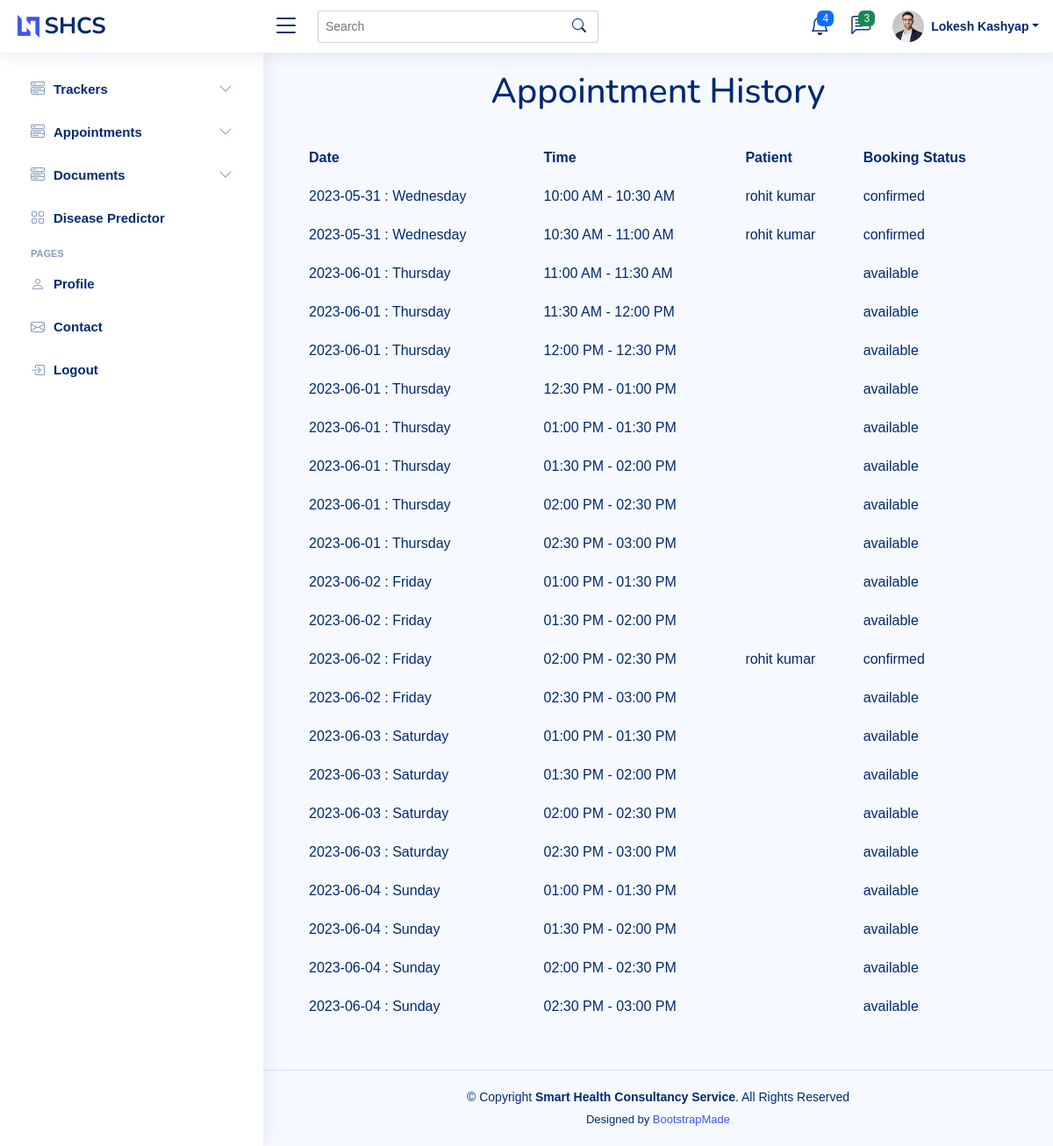
The app's page /check_status/ (signed in), older data.
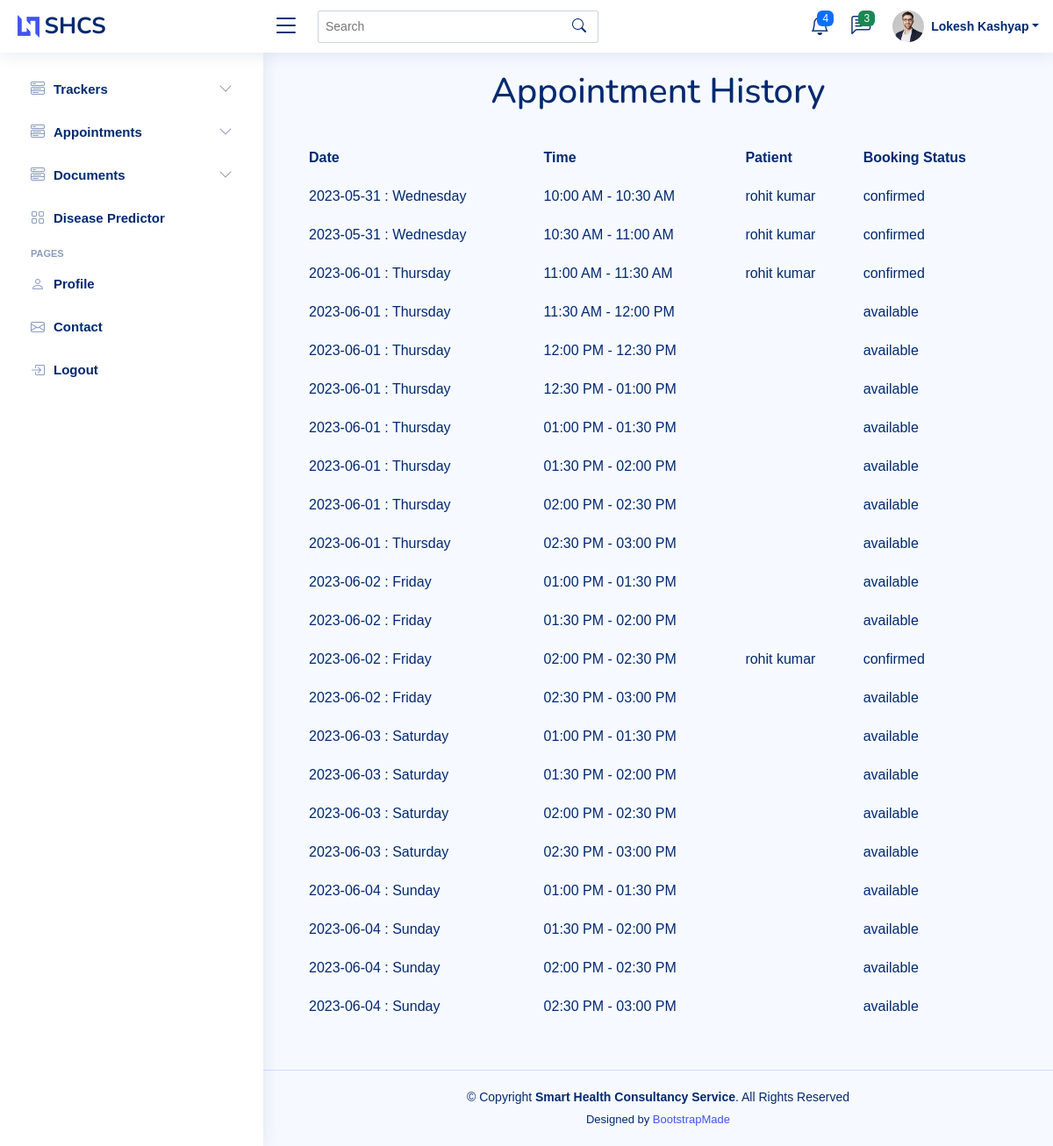
The same page, newer data.
### myapp/models.py (models this page shows, shortened)
class Appointment(models.Model):
    doctor = models.ForeignKey(to=Doctor,on_delete=models.PROTECT,related_name='doctor')
    appointment_date = models.CharField(max_length=30)
    start_time = models.CharField(max_length=20,default=None)
    end_time = models.CharField(max_length=20,default=None)
    appointment_status = models.CharField(choices=(('available','available'),('confirmed','confirmed'),('cancelled','cancelled')),default="available",max_length=17,blank=True)
    booked_by = models.ForeignKey(to=User,on_delete=models.PROTECT,related_name='patient',null=True,blank=True)
    cancelled_by = models.CharField(choices=(('doctor','doctor'),('patient','patient')),max_length=15,null=True,blank=True)
    is_available = models.BooleanField(default=True)
    booked_on = models.DateTimeField(auto_now_add=True)

class User(AbstractBaseUser):
    first_name = models.CharField(max_length=25,blank=True)
    last_name = models.CharField(max_length=25,blank=True)
    phone_number = models.CharField(max_length=14,blank=True)
    email = models.EmailField(verbose_name='Email',max_length=255,unique=True,blank=True)
    gender = models.CharField(choices=(('male','male'),('female','female')),max_length=10,blank=True)
    user_type = models.CharField(choices=(('doctor','doctor'),('patient','patient'),('handler_team','handler_team')),default="patient",max_length=17,blank=True)
    address = models.TextField(max_length=200,null=True,blank=True)
    is_active = models.BooleanField(default=True)
    is_admin = models.BooleanField(default=False)
    objects = UserManager()
    USERNAME_FIELD = 'email'
    REQUIRED_FIELDS = ['first_name','last_name','phone_number','gender','user_type']
    def __str__(self):
        return self.email

### myapp/views.py (the view)
# urls.py: path('check_status/',views.check_status)
def check_status(request):
    appointment_data = Appointment.objects.filter(doctor=request.user)
    return render(request,'appointment_status.html',{'appointment_data':appointment_data})

### myapp/templates/appointment_status.html (shortened to what the changed rows need)
<!DOCTYPE html>
<html lang="en">
<head>
    <meta content="width=device-width, initial-scale=1.0" name="viewport"> {% load static %}
    <link href={% static "assets/vendor/bootstrap/css/bootstrap.min.css" %} rel="stylesheet">
    <link href={% static "assets/vendor/bootstrap-icons/bootstrap-icons.css" %} rel="stylesheet">
    <link href={% static "assets/vendor/boxicons/css/boxicons.min.css" %} rel="stylesheet">
    <link href={% static "assets/vendor/quill/quill.snow.css" %} rel="stylesheet">
    <link href={% static "assets/vendor/quill/quill.bubble.css" %} rel="stylesheet">
    <link href={% static "assets/vendor/remixicon/remixicon.css" %} rel="stylesheet">
    <link href={% static "assets/vendor/simple-datatables/style.css" %} rel="stylesheet">
    <link href={% static "assets/css/style.css" %} rel="stylesheet">
    <link href={% static "assets/css/apt_history.css" %} rel="stylesheet">
</head>
<body>
    <main id="main" class="main">
        {% if appointment_data %}
        <h1> Appointment History</h1>
        <div class="container">
                    <table>
                        <thead>
                            <tr>
                                <th>Date</th>
                                <th>Time</th>
                                <th>Patient</th>
                                <th>Booking Status</th>
                            </tr>
                        </thead>
                        <tbody>{% for data in appointment_data %}<tr>
                        <td>{{data.appointment_date}}</td>
                        <td>{{data.start_time}} - {{data.end_time}}</td>
                        <td>{{data.booked_by.first_name}} {{data.booked_by.last_name}}</td>
                        <td>{{data.appointment_status}}</td>
                    </tr>{% endfor %}{% else %}<hr><h1>No Records Available</h1>{% endif %}
                </tbody>
            </table>
        </div>
    </main>
</body>
</html>

Row changes from the older to the newer data that the page shows:
changed Appointment (number 3 of 22 on the later page): booked_by.first_name (not shown) → "rohit"; booked_by.last_name (not shown) → "kumar"; appointment_status "available" → "confirmed"
